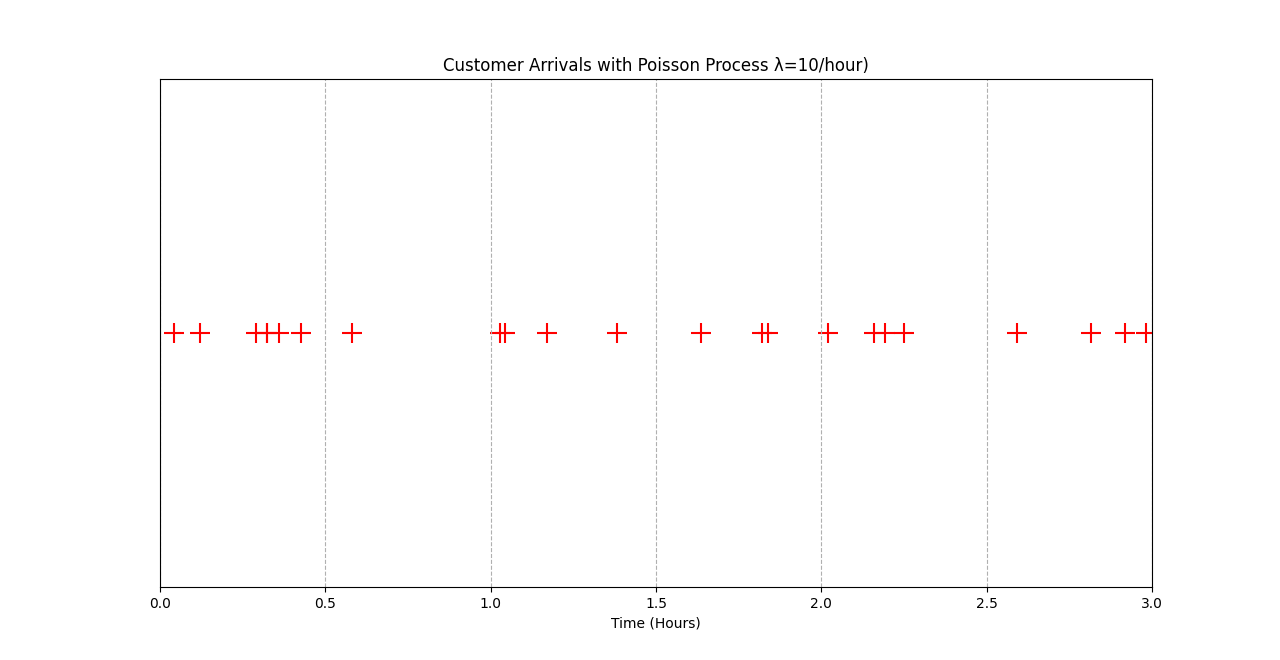

This figure's Python source:
import numpy as np
import matplotlib.pyplot as plt

# Defining parameters
# Average rate of events = lambda
# Rate of customers appearing = 10 per hour
lambda_rate = 10

# Time to run the simulation (in hours)
simulation_time = 3.0

current_time = 0        #time the clock will start from
arrival_times = []      #a list to store the times customers will arrive

# Simulation loop

while current_time < simulation_time:
    #whiles we are still within the simulation time, model will pick from an exponent
    #because a poisson process picks random values in an increasing exponential order
    time_to_next_arrival = np.random.exponential(scale = 1/lambda_rate)     #1/lamda is the gap between events. So #a rate of 10 will be 1/10 = 6 minutes gap

    # Advancing the simulation clock
    current_time += time_to_next_arrival

    if current_time < simulation_time:
        arrival_times.append(current_time)

# Analyzing and plotting results
num_arrivals = len(arrival_times)
print("Simulation Complete")
print(f"Total Customers that Arrived in {simulation_time}: {num_arrivals}")

# Creating a scatter plot
plt.figure(figsize=(12,8))

plt.scatter(arrival_times, np.ones_like(arrival_times), marker='+', s=200, color='red')

# Creating a timeline
plt.title(f"Customer Arrivals with Poisson Process λ={lambda_rate}/hour)")
plt.xlabel("Time (Hours)")
plt.yticks([])      #hide y axis ticks and labels
plt.xlim(0, simulation_time)
plt.grid(axis='x', linestyle = '--')

plt.show()
